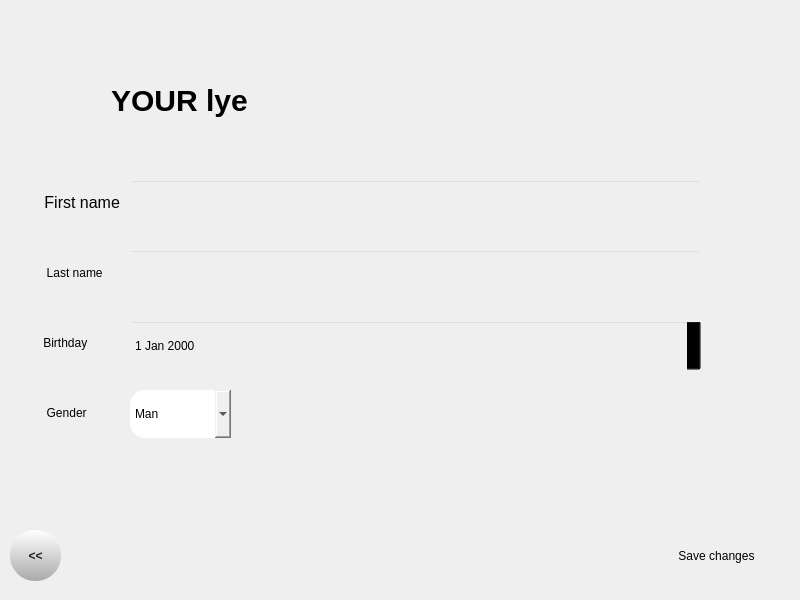
<?xml version="1.0" encoding="UTF-8"?>
<ui version="4.0">
 <class>LYE</class>
 <widget class="QDialog" name="LYE">
  <property name="geometry">
   <rect>
    <x>0</x>
    <y>0</y>
    <width>800</width>
    <height>600</height>
   </rect>
  </property>
  <property name="windowTitle">
   <string>LYE</string>
  </property>
  <widget class="QWidget" name="bgwidget" native="true">
   <property name="geometry">
    <rect>
     <x>-10</x>
     <y>0</y>
     <width>811</width>
     <height>611</height>
    </rect>
   </property>
   <property name="styleSheet">
    <string notr="true">background-color: qlineargradient(x1:0, y1:0, x2:0, y2:1,
                                        stop:0 #FFFFFF, stop:1 #AAAAAA);</string>
   </property>
   <widget class="QLabel" name="label">
    <property name="geometry">
     <rect>
      <x>30</x>
      <y>50</y>
      <width>761</width>
      <height>101</height>
     </rect>
    </property>
    <property name="styleSheet">
     <string notr="true">font-family: 'Snell Roundhand', cursive; font-size: 30px; font-stretch: normal;
font-weight: bold;
border-radius: 15px;</string>
    </property>
    <property name="text">
     <string>           YOUR lye</string>
    </property>
   </widget>
   <widget class="QPushButton" name="prevv">
    <property name="geometry">
     <rect>
      <x>20</x>
      <y>530</y>
      <width>51</width>
      <height>51</height>
     </rect>
    </property>
    <property name="styleSheet">
     <string notr="true">background-color: qlineargradient(x1:0, y1:0, x2:0, y2:1, stop:0 #FFFFFF, stop:1 #AAAAAA);
border: none;
font-weight: bold;
text-shadow: 2px 2px 2px rgba(0, 0, 0, 0.5);
color: #222222;
border-radius: 25px;</string>
    </property>
    <property name="text">
     <string>&lt;&lt;</string>
    </property>
   </widget>
   <widget class="QLineEdit" name="lastname">
    <property name="geometry">
     <rect>
      <x>140</x>
      <y>250</y>
      <width>571</width>
      <height>51</height>
     </rect>
    </property>
    <property name="styleSheet">
     <string notr="true">background-color:rgba(0,0,0,0);
font: 12pt &quot;MS Shell Dlg 2&quot;;</string>
    </property>
   </widget>
   <widget class="QLabel" name="first_name">
    <property name="geometry">
     <rect>
      <x>50</x>
      <y>190</y>
      <width>81</width>
      <height>25</height>
     </rect>
    </property>
    <property name="font">
     <font>
      <family>MS Shell Dlg 2</family>
      <pointsize>12</pointsize>
      <weight>50</weight>
      <italic>false</italic>
      <bold>false</bold>
     </font>
    </property>
    <property name="styleSheet">
     <string notr="true">font: 12pt &quot;MS Shell Dlg 2&quot;;

border-radius: 8px;</string>
    </property>
    <property name="text">
     <string> First name</string>
    </property>
   </widget>
   <widget class="QLabel" name="last_name">
    <property name="geometry">
     <rect>
      <x>50</x>
      <y>260</y>
      <width>81</width>
      <height>25</height>
     </rect>
    </property>
    <property name="styleSheet">
     <string notr="true">font: 12pt &quot;MS Shell Dlg 2&quot;;

border-radius: 8px;</string>
    </property>
    <property name="text">
     <string>  Last name</string>
    </property>
   </widget>
   <widget class="QDateEdit" name="birthday">
    <property name="geometry">
     <rect>
      <x>140</x>
      <y>320</y>
      <width>571</width>
      <height>51</height>
     </rect>
    </property>
    <property name="styleSheet">
     <string notr="true">background-color:rgba(0,0,0,0);
font: 12pt &quot;MS Shell Dlg 2&quot;;</string>
    </property>
   </widget>
   <widget class="QLabel" name="birth">
    <property name="geometry">
     <rect>
      <x>50</x>
      <y>330</y>
      <width>81</width>
      <height>25</height>
     </rect>
    </property>
    <property name="styleSheet">
     <string notr="true">font: 12pt &quot;MS Shell Dlg 2&quot;;

border-radius: 8px;</string>
    </property>
    <property name="text">
     <string> Birthday</string>
    </property>
   </widget>
   <widget class="QLabel" name="image">
    <property name="geometry">
     <rect>
      <x>50</x>
      <y>70</y>
      <width>51</width>
      <height>51</height>
     </rect>
    </property>
    <property name="styleSheet">
     <string notr="true">border-radius:5px;</string>
    </property>
    <property name="text">
     <string/>
    </property>
    <property name="scaledContents">
     <bool>true</bool>
    </property>
   </widget>
   <widget class="QComboBox" name="comboBox">
    <property name="geometry">
     <rect>
      <x>140</x>
      <y>390</y>
      <width>101</width>
      <height>48</height>
     </rect>
    </property>
    <property name="styleSheet">
     <string notr="true">border-color: rgb(0, 0, 127);
font: 12pt &quot;MS Shell Dlg 2&quot;;

border-radius: 15px;</string>
    </property>
    <item>
     <property name="text">
      <string>Man</string>
     </property>
    </item>
    <item>
     <property name="text">
      <string>Woman</string>
     </property>
    </item>
    <item>
     <property name="text">
      <string>Non-binary</string>
     </property>
    </item>
    <item>
     <property name="text">
      <string>Other</string>
     </property>
    </item>
   </widget>
   <widget class="QLabel" name="sex">
    <property name="geometry">
     <rect>
      <x>50</x>
      <y>400</y>
      <width>81</width>
      <height>25</height>
     </rect>
    </property>
    <property name="styleSheet">
     <string notr="true">font: 12pt &quot;MS Shell Dlg 2&quot;;

border-radius: 8px;</string>
    </property>
    <property name="text">
     <string>  Gender</string>
    </property>
   </widget>
   <widget class="QLineEdit" name="firstname">
    <property name="geometry">
     <rect>
      <x>140</x>
      <y>180</y>
      <width>571</width>
      <height>51</height>
     </rect>
    </property>
    <property name="styleSheet">
     <string notr="true">background-color:rgba(0,0,0,0);
font: 12pt &quot;MS Shell Dlg 2&quot;;</string>
    </property>
   </widget>
   <widget class="QPushButton" name="save_ch">
    <property name="geometry">
     <rect>
      <x>670</x>
      <y>530</y>
      <width>113</width>
      <height>51</height>
     </rect>
    </property>
    <property name="styleSheet">
     <string notr="true">font: 12pt &quot;MS Shell Dlg 2&quot;;

border-radius: 8px;</string>
    </property>
    <property name="text">
     <string>Save changes</string>
    </property>
   </widget>
   <widget class="QLabel" name="label_2">
    <property name="geometry">
     <rect>
      <x>50</x>
      <y>150</y>
      <width>221</width>
      <height>16</height>
     </rect>
    </property>
    <property name="styleSheet">
     <string notr="true">background-color: rgba(255, 255, 255, 0);
font: 17pt &quot;MS Shell Dlg 2&quot;; 
color:red;</string>
    </property>
    <property name="text">
     <string/>
    </property>
   </widget>
   <widget class="QLabel" name="user_namename">
    <property name="geometry">
     <rect>
      <x>270</x>
      <y>70</y>
      <width>161</width>
      <height>31</height>
     </rect>
    </property>
    <property name="styleSheet">
     <string notr="true">background-color: rgba(255, 255, 255, 0);
font: 30pt &quot;MS Shell Dlg 2&quot;; 
color:black;</string>
    </property>
    <property name="text">
     <string/>
    </property>
   </widget>
  </widget>
 </widget>
 <resources/>
 <connections/>
</ui>
